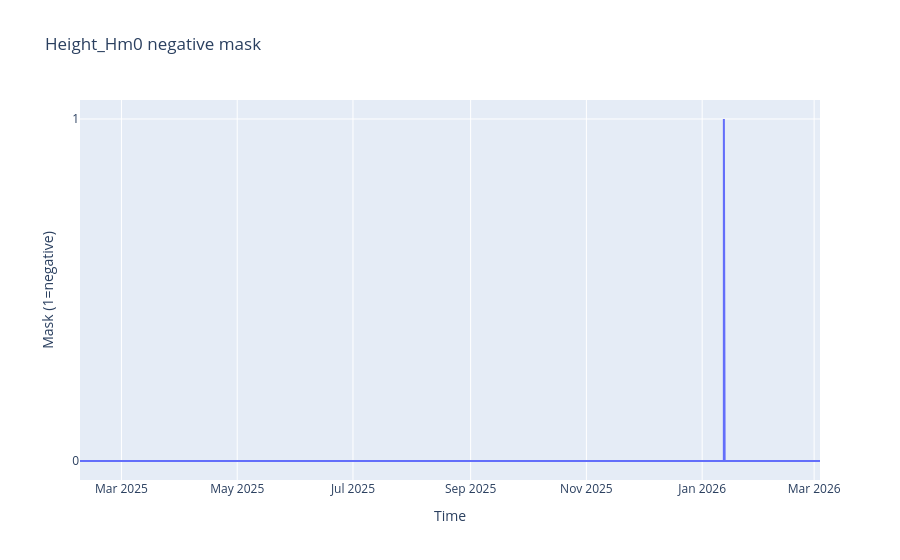

The notebook cell this image was saved under:
### Markdown cell above
need to implement a test, if hm0 < 0 then all params to default value.

### Code cell
# mask where Height_Hm0 is negative
mask = dsc.Height_Hm0 < 0
mask
fig = go.Figure()
fig.add_trace(
    go.Scatter(
        x=dsc.time.values,
        y=mask.values.astype(int),
        mode='lines',
        name='Hm0_negative_mask'
    )
)
fig.update_layout(
    title='Height_Hm0 negative mask',
    xaxis_title='Time',
    yaxis_title='Mask (1=negative)',
    yaxis=dict(tickmode='array', tickvals=[0,1])
)
fig.show()

### Figure 1 — Plotly figure (JSON) as saved in the notebook; plotly's stock layout.template omitted (floating-point values rounded to 4 significant figures; data arrays with more than 128 entries replaced by an {"elided": "..."} marker saying what was removed)
{"data": [{"mode": "lines", "name": "Hm0_negative_mask", "type": "scatter", "x": {"elided": "28076 str values"}, "y": {"elided": "28076 int values"}}], "layout": {"title": {"text": "Height_Hm0 negative mask"}, "xaxis": {"title": {"text": "Time"}}, "yaxis": {"tickmode": "array", "tickvals": [0, 1], "title": {"text": "Mask (1=negative)"}}}}
